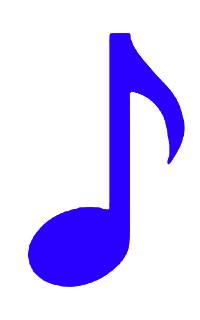
#> input picture AlgoArrowsMasterLevels/ImagesForLevels/Level10.jpg, 200 x 320 px
$ python batch_gen_norm.py ImagesForLevels/Level10.jpg
#> lines starting #> are read from the running program, lines starting #| are printed output that depends on the picture
import random
import os
import sys
import json
import argparse
import collections
from PIL import Image

# --- DIFFICULTY CONFIGURATIONS ---
DIFFICULTY_CONFIGS = {
    1: { # Based on old "Difficulty 3" (Hard)
        "SHORT_PATH_PROBABILITY": 0.3,
        "SHORT_PATH_RANGE": (3, 7),
        "LONG_PATH_RANGE": (7, 22),
        "TURN_PROBABILITY": 0.7,
        "TARGET_BLOCKED_PROBABILITY": 0.5,
        "PERPENDICULAR_PREFERENCE": 0.0,
        "MAX_RETRY_ATTEMPTS": 100,
        "MIN_SEEDS": 1,
        "MAX_SEEDS": 3,
        "SORT_STRATEGY": "center"
    },
    2: { # Based on old "Difficulty 4" (Very Hard / Interlocking)
        "SHORT_PATH_PROBABILITY": 0.4,
        "SHORT_PATH_RANGE": (3, 7),
        "LONG_PATH_RANGE": (7, 22),
        "TURN_PROBABILITY": 0.7,
        "TARGET_BLOCKED_PROBABILITY": 0.8,
        "PERPENDICULAR_PREFERENCE": 0.8,
        "MAX_RETRY_ATTEMPTS": 100,
        "MIN_SEEDS": 1,
        "MAX_SEEDS": 5,
        "SORT_STRATEGY": "seeds"
    },
    3: { # New Reverse-Backtracking Logic
        "TARGET_DENSITY": 0.901,
        "TURN_CHANCE": 0.4,
        "LENGTH_TIERS": [
            (0.2, (2, 6)),   # Short: 20%
            (0.4, (5, 12)),  # Mid: 40%
            (0.4, (9, 22))   # Long: 40%
        ],
        "MAX_RETRY_ATTEMPTS": 100
    }
}

COMMON_CONFIG = {
    "WHITE_THRESHOLD": 245,
    "ALPHA_THRESHOLD": 128
}

DURATION_MULTIPLIER = 0.24

def rgb_to_hex(rgb):
    return '#{:02x}{:02x}{:02x}'.format(rgb[0], rgb[1], rgb[2])

def is_reachable(adj, start_node, target_nodes):
    if not target_nodes: return False
    stack = [start_node]
    visited = {start_node}
    while stack:
        curr = stack.pop()
        if curr in target_nodes:
            return True
        for neighbor in adj.get(curr, set()):
            if neighbor not in visited:
                visited.add(neighbor)
                stack.append(neighbor)
    return False

# [211 lines left out: functions is_level_solvable, generate_difficulty_3, post_process_fill_gaps, not called in this run]

def generate_difficulty_1(image_path, grid_width, grid_height, config):
    return run_core_generator(image_path, grid_width, grid_height, config)

def generate_difficulty_2(image_path, grid_width, grid_height, config):
    return run_core_generator(image_path, grid_width, grid_height, config)

def merge_stuck_arrows(level_data, shape_mask=None):
    """
    Merges arrows that are stuck head-to-tail with no gap OR a 1-point empty gap,
    provided both are < 4 points and the gap (if any) is within the shape_mask.
    """
    arrows = level_data.get("arrows", [])
    if not isinstance(arrows, list):
        return level_data

    dir_vecs = {"up": (0, 1), "down": (0, -1), "left": (-1, 0), "right": (1, 0)}
    gw, gh = level_data["gridSize"]["x"], level_data["gridSize"]["y"]

    changed = True
    while changed:
        changed = False
        # Re-build point map every time because paths change
        point_to_arrow_idx = {}
        for idx, a in enumerate(arrows):
            for p in a["path"]:
                point_to_arrow_idx[(p["x"], p["y"])] = idx

        merged_any = False
        to_remove = set()

        for i in range(len(arrows)):
            if i in to_remove: continue

            a = arrows[i]
            if len(a["path"]) >= 4: continue

            head = a["path"][-1]
            ldir = a["lookDirection"]
            dx, dy = dir_vecs[ldir]

            # Case 1: No gap
            tx, ty = head["x"] + dx, head["y"] + dy

            # Try Case 1
            if (tx, ty) in point_to_arrow_idx:
                target_idx = point_to_arrow_idx[(tx, ty)]
                if target_idx != i and target_idx not in to_remove:
                    b = arrows[target_idx]
                    tail_b = b["path"][0]
                    if tail_b["x"] == tx and tail_b["y"] == ty and len(b["path"]) < 4:
                        print(f"  [MERGE] Merging arrow {a['id']} (len {len(a['path'])}) into arrow {b['id']} (len {len(b['path'])}) [No Gap]")
                        # Merge paths
                        b["path"] = a["path"] + b["path"]
                        to_remove.add(i)
                        merged_any = True
                        changed = True
                        break # Start over to re-map points

        if merged_any:
            arrows = [a for idx, a in enumerate(arrows) if idx not in to_remove]
            level_data["arrows"] = arrows

    return level_data

def generate_level_json(image_path, grid_width, grid_height, difficulty=1):
    config = COMMON_CONFIG.copy()
    diff_config = DIFFICULTY_CONFIGS.get(difficulty, DIFFICULTY_CONFIGS[1])
    config.update(diff_config)

    # Pre-extract shape mask for merge logic
    shape_mask = set()
    try:
        img = Image.open(image_path).convert('RGBA')
        img = img.transpose(Image.FLIP_TOP_BOTTOM)
        img = img.resize((grid_width, grid_height), Image.NEAREST)
        for y in range(grid_height):
            for x in range(grid_width):
                color = img.getpixel((x, y))
                r, g, b, a = color
                if a >= config["ALPHA_THRESHOLD"] and not (r > config["WHITE_THRESHOLD"] and g > config["WHITE_THRESHOLD"] and b > config["WHITE_THRESHOLD"]):
                    shape_mask.add((x, y))
    except:
        shape_mask = None

    if difficulty == 1:
        level_data = generate_difficulty_1(image_path, grid_width, grid_height, config)
    elif difficulty == 2:
        level_data = generate_difficulty_2(image_path, grid_width, grid_height, config)
    elif difficulty == 3:
        level_data = generate_difficulty_3(image_path, grid_width, grid_height, config)
    else:
        level_data = generate_difficulty_1(image_path, grid_width, grid_height, config)

    if level_data:
        level_data = merge_stuck_arrows(level_data, shape_mask=shape_mask)
        # Re-calculate duration if it was present
        if "duration" in level_data:
            occupied_points = sum(len(a["path"]) for a in level_data["arrows"])
            level_data["duration"] = occupied_points * DURATION_MULTIPLIER

    return level_data

# [251 lines left out: function run_reverse_generator, not called in this run]

def run_core_generator(image_path, grid_width, grid_height, config):
    try:
        img = Image.open(image_path).convert('RGBA')
        img = img.transpose(Image.FLIP_TOP_BOTTOM)
    except Exception as e:
        print(f"Error opening image: {e}")
        return None

    img = img.resize((grid_width, grid_height), Image.NEAREST)

    shape_mask = []
    pixel_colors = {}

    for y in range(grid_height):
        for x in range(grid_width):
            color = img.getpixel((x, y))
            r, g, b, a = color
            pixel_colors[(x, y)] = color
            is_transparent = a < config["ALPHA_THRESHOLD"]
            is_white = r > config["WHITE_THRESHOLD"] and g > config["WHITE_THRESHOLD"] and b > config["WHITE_THRESHOLD"]
            if not is_transparent and not is_white:
                shape_mask.append((x, y))

    if not shape_mask:
        return None

    # Selection strategy
    if config.get("SORT_STRATEGY") == "seeds":
        num_seeds = random.randint(config["MIN_SEEDS"], config["MAX_SEEDS"])
        seeds = random.sample(shape_mask, min(num_seeds, len(shape_mask)))
        def get_priority(p):
            return min((p[0] - s[0])**2 + (p[1] - s[1])**2 for s in seeds)
    else: # Default behavior: start from center
        avg_x = sum(p[0] for p in shape_mask) / len(shape_mask)
        avg_y = sum(p[1] for p in shape_mask) / len(shape_mask)
        center = (avg_x, avg_y)
        def get_priority(p):
            return (p[0] - center[0])**2 + (p[1] - center[1])**2

    occupied_info = {} # (x, y) -> (dx, dy) of the arrow occupying it
    pixel_to_id = {}   # (x, y) -> arrow_id
    escape_routes = {} # (x, y) -> set of arrow_ids whose escape path passes through here
    adj = {}           # arrow_id -> set of arrow_ids it depends on
    id_to_dir = {}     # arrow_id -> (dx, dy)
    arrows = []
    arrow_id = 1

    remaining_points = set(shape_mask)

    while remaining_points:
        sorted_remaining = sorted(list(remaining_points), key=get_priority)
        start_node = sorted_remaining[0]

        success = False
        for _ in range(config["MAX_RETRY_ATTEMPTS"]):
            if random.random() < config["SHORT_PATH_PROBABILITY"]:
                target_length = random.randint(*config["SHORT_PATH_RANGE"])
            else:
                target_length = random.randint(*config["LONG_PATH_RANGE"])

            current_path = [start_node]
            temp_occupied = {start_node}
            current_direction = None

            for i in range(target_length - 1):
                last_x, last_y = current_path[-1]
                directions = [(1, 0), (-1, 0), (0, 1), (0, -1)]
                scored_neighbors = []
                for dx, dy in directions:
                    neighbor = (last_x + dx, last_y + dy)
                    if neighbor in remaining_points and neighbor not in temp_occupied:
                        score = 1.0
                        if current_direction:
                            score = 1.0 if (dx, dy) == current_direction else config["TURN_PROBABILITY"]
                        scored_neighbors.append((neighbor, score, (dx, dy)))

                if not scored_neighbors:
                    break

                scored_neighbors.sort(key=lambda x: x[1], reverse=True)
                best_score = scored_neighbors[0][1]
                top_candidates = [n for n in scored_neighbors if n[1] >= best_score * 0.9]
                next_node, _, chosen_dir = random.choice(top_candidates)
                current_path.append(next_node)
                temp_occupied.add(next_node)
                current_direction = chosen_dir

            if len(current_path) < 2:
                continue

            head_x, head_y = current_path[-1]
            prev_x, prev_y = current_path[-2]
            dx, dy = head_x - prev_x, head_y - prev_y

            is_self_blocked = False
            is_blocked_by_other = False
            blocker_dir_first = None
            target_ids = set()

            check_x, check_y = head_x + dx, head_y + dy
            while 0 <= check_x < grid_width and 0 <= check_y < grid_height:
                if (check_x, check_y) in temp_occupied:
                    is_self_blocked = True
                    break
                if (check_x, check_y) in pixel_to_id:
                    tid = pixel_to_id[(check_x, check_y)]
                    target_ids.add(tid)
                    if not is_blocked_by_other:
                        is_blocked_by_other = True
                        blocker_dir_first = occupied_info[(check_x, check_y)]
                check_x += dx
                check_y += dy

            if is_self_blocked:
                continue

            obstructed_ids = set()
            for p in current_path:
                if p in escape_routes:
                    obstructed_ids.update(escape_routes[p])

            has_cycle = False
            for t in target_ids:
                if t in obstructed_ids:
                    has_cycle = True
                    break
                t_dir = id_to_dir.get(t)
                if t_dir and (dx * t_dir[0] + dy * t_dir[1] < 0):
                    has_cycle = True
                    break
                if is_reachable(adj, t, obstructed_ids):
                    has_cycle = True
                    break

            if has_cycle:
                continue

            blocks_same_dir = False
            for oid in obstructed_ids:
                if (dx, dy) == id_to_dir.get(oid):
                    blocks_same_dir = True
                    break
            if blocks_same_dir and _ < config["MAX_RETRY_ATTEMPTS"] - 10:
                continue

            target_blocked = random.random() < config.get("TARGET_BLOCKED_PROBABILITY", 0.8)
            if is_blocked_by_other:
                is_perp = (dx * blocker_dir_first[0] + dy * blocker_dir_first[1] == 0)
                is_same = (dx == blocker_dir_first[0] and dy == blocker_dir_first[1])
                if is_same and _ < config["MAX_RETRY_ATTEMPTS"] - 10:
                    continue
                if not is_perp and random.random() < config.get("PERPENDICULAR_PREFERENCE", 0.8):
                    if _ < config["MAX_RETRY_ATTEMPTS"] - 20:
                        continue
            else:
                if target_blocked and _ < config["MAX_RETRY_ATTEMPTS"] - 20:
                    continue

            best_dir = (dx, dy)
            avg_r = sum(pixel_colors[p][0] for p in current_path) // len(current_path)
            avg_g = sum(pixel_colors[p][1] for p in current_path) // len(current_path)
            avg_b = sum(pixel_colors[p][2] for p in current_path) // len(current_path)
            dir_map = {(1, 0): "right", (-1, 0): "left", (0, 1): "up", (0, -1): "down"}
            arrow_obj = {
                "id": arrow_id,
                "color": "#000000",
                "path": [{"x": p[0], "y": p[1]} for p in current_path],
                "lookDirection": dir_map[best_dir]
            }
            arrows.append(arrow_obj)
            adj[arrow_id] = target_ids
            id_to_dir[arrow_id] = (dx, dy)
            for o in obstructed_ids:
                if o not in adj: adj[o] = set()
                adj[o].add(arrow_id)
            for p in current_path:
                occupied_info[p] = (dx, dy)
                pixel_to_id[p] = arrow_id
                remaining_points.remove(p)
            curr_ex, curr_ey = head_x + dx, head_y + dy
            while 0 <= curr_ex < grid_width and 0 <= curr_ey < grid_height:
                if (curr_ex, curr_ey) not in escape_routes:
                    escape_routes[(curr_ex, curr_ey)] = set()
                escape_routes[(curr_ex, curr_ey)].add(arrow_id)
                curr_ex += dx
                curr_ey += dy
            arrow_id += 1
            success = True
            break

        if not success:
            remaining_points.remove(start_node)

    return {
        "gridSize": {"x": grid_width, "y": grid_height},
        "arrows": arrows,
        "duration": len(occupied_info) * DURATION_MULTIPLIER
    }

def main():
    parser = argparse.ArgumentParser(description="Bulk generate AlgoArrows levels from a folder of images.")
    parser.add_argument("input_path", help="Path to the folder containing source images or a single image file")
    parser.add_argument("--min_width", type=int, default=20, help="Minimum grid width (default: 20)")
    parser.add_argument("--max_width", type=int, default=45, help="Maximum grid width (default: 45)")
    parser.add_argument("--difficulty", type=int, default=1, choices=[1, 2, 3], help="Level difficulty (1, 2, or 3)")
    parser.add_argument("--time", type=str, default="true", choices=["true", "false"], help="Include duration in level data (true/false)")

    args = parser.parse_args()
    input_path = os.path.abspath(args.input_path)

    source_folder = ""
    image_files = []
    output_folder = ""

    if os.path.isfile(input_path):
        # Single file mode
        source_folder = os.path.dirname(input_path)
        image_files = [os.path.basename(input_path)]
        # Output folder usually goes in parent of input file? Or separate?
        # Based on previous logic: parent_dir = os.path.dirname(source_folder)
        # If input is /a/b/img.png, source is /a/b. parent is /a. output is /a/GeneratedLevels
        parent_dir = os.path.dirname(source_folder)
        output_folder = os.path.join(parent_dir, "GeneratedLevels")
    elif os.path.isdir(input_path):
        # Batch mode
        source_folder = input_path
        parent_dir = os.path.dirname(source_folder)
        output_folder = os.path.join(parent_dir, "GeneratedLevels")

        valid_extensions = ('.png', '.jpg', '.jpeg', '.bmp', '.gif')
        image_files = [f for f in os.listdir(source_folder) if f.lower().endswith(valid_extensions)]
    else:
        print(f"Error: {input_path} is not a valid file or directory.")
        sys.exit(1)

    if not os.path.exists(output_folder):
        os.makedirs(output_folder)

    if not image_files:
        print("No image files found.")
        sys.exit(0)

    for img_name in image_files:
        img_path = os.path.join(source_folder, img_name)
        try:
            with Image.open(img_path) as img:
#> img is the input picture: PIL image 200x320 RGB; mean R, G, B 213.8, 205.9, 253.4
                orig_w, orig_h = img.size
#> orig_w = 200; orig_h = 320
            target_val = random.randint(args.min_width, args.max_width)

            if orig_w >= orig_h:
                grid_width = target_val
                grid_height = int(grid_width * (orig_h / orig_w))
            else:
                grid_height = target_val
                grid_width = int(grid_height * (orig_w / orig_h))
#> grid_width = 20

            grid_width = max(grid_width, 5)
            grid_height = max(grid_height, 5)

            print(f"Processing {img_name}: Grid {grid_width}x{grid_height} (Target {target_val} from Range {args.min_width}-{args.max_width})")
#| Processing Level10.jpg: Grid 20x32 (Target 32 from Range 20-45)

            level_data = generate_level_json(img_path, grid_width, grid_height, difficulty=args.difficulty)
#> in generate_level_json, `img = img.transpose(Image.FLIP_TOP_BOTTOM)`:
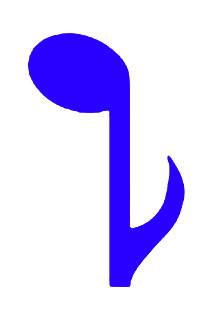
#> img: PIL image 200x320 RGBA; mean R, G, B, A 213.8, 205.9, 253.4, 255
#> in generate_level_json, `img = img.resize((grid_width, grid_height), Image.NEAREST)`:
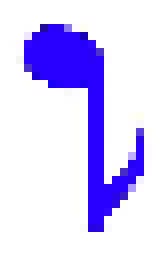
#> img: PIL image 20x32 RGBA (shown 8 times larger); mean R, G, B, A 213.9, 206.2, 253.5, 255
#> after the loop in generate_level_json, `for y in range(grid_height):`: shape_mask = 132 items
#> after the loop in run_core_generator, `for y in range(grid_height):`: pixel_colors = 640 items; shape_mask = 132 pairs, first value 2 to 17, second value 3 to 28
#> in run_core_generator, `avg_x = sum(p[0] for p in shape_mask) / len(shape_mask)`: avg_x = 10.16
#> in run_core_generator, `avg_y = sum(p[1] for p in shape_mask) / len(shape_mask)`: avg_y = 13.14
#> in run_core_generator, `center = (avg_x, avg_y)`: center = (10.16, 13.14)
#> in run_core_generator, `remaining_points = set(shape_mask)`: remaining_points = 132 items
#> the loop in run_core_generator, `while remaining_points:` made 34 passes
#> start_node on passes 1 to 12: (11, 13), (11, 14), (11, 12), (12, 14), (10, 10), (9, 10), (8, 10), (7, 10), (7, 9), (6, 10), (11, 19), (7, 8)
#> sorted_remaining on passes 32 to 33: [(15, 23), (16, 23), (15, 24), (13, 26)], [(15, 24), (13, 26)]
#> after the loop in run_core_generator, `while remaining_points:`: adj = 17 items; arrow_id = 18; arrows = 17 items; escape_routes = 117 items; id_to_dir = 17 items; occupied_info = 115 items; remaining_points = 0 items
#> in generate_level_json, `level_data = generate_difficulty_1(image_path, grid_width, grid_height..`: level_data = 3 items
#> in merge_stuck_arrows, `arrows = level_data.get("arrows", [])`: arrows = 17 items
#> in merge_stuck_arrows, `gw, gh = level_data["gridSize"]["x"], level_data["gridSize"]["y"]`: gw = 20; gh = 32
#> after the loop in merge_stuck_arrows, `while changed:`: level_data = 3 items
#> in generate_level_json, `occupied_points = sum(len(a["path"]) for a in level_data["arrows"])`: occupied_points = 115
#> level_data = 3 items
            if level_data:
                # Handle time option
                if args.time.lower() == "false":
                    level_data.pop("duration", None)

                base_name = os.path.splitext(img_name)[0]
                output_file = os.path.join(output_folder, f"{base_name}.json")
                with open(output_file, 'w') as f:
                    json.dump(level_data, f, indent=2)
                print(f"Successfully saved {img_name}")
        except Exception as e:
            print(f"Error processing {img_name}: {e}")

if __name__ == "__main__":
    main()
